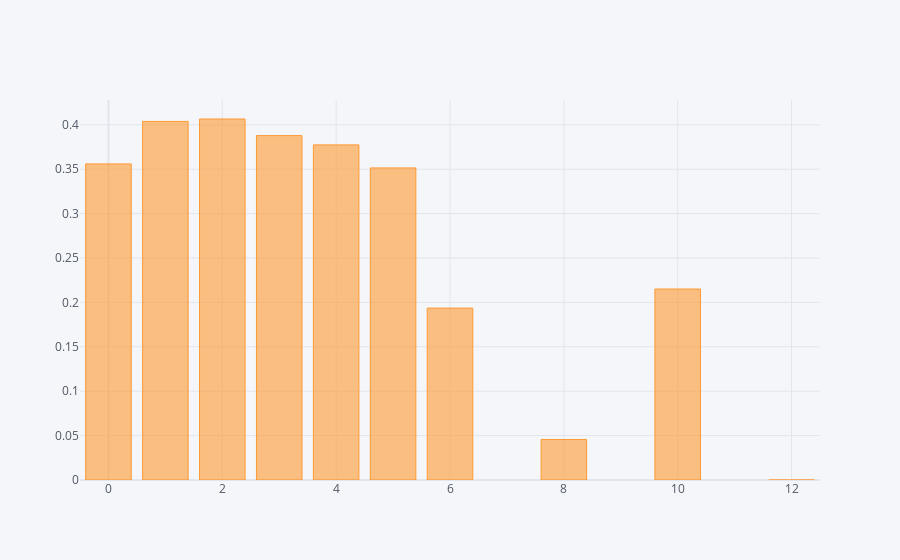

Source (notebook cell):
### Code cell
# Price comparison per bedroom

(df_2nd.groupby('bedrooms').std()['price']/df_2nd.groupby('bedrooms').mean()['price']).nlargest(n=10).iplot(kind='bar')

### Figure 1 — Plotly figure (JSON) as saved in the notebook; plotly's stock layout.template omitted (floating-point values rounded to 4 significant figures)
{"data": [{"marker": {"color": "rgba(255, 153, 51, 0.6)", "line": {"color": "rgba(255, 153, 51, 1.0)", "width": 1}}, "name": "price", "orientation": "v", "text": "", "type": "bar", "x": [2, 1, 3, 4, 0, 5, 10, 6, 8, 12], "y": [0.4065, 0.4038, 0.3878, 0.3774, 0.3559, 0.3514, 0.2151, 0.1935, 0.04558, 0]}], "layout": {"legend": {"bgcolor": "#F5F6F9", "font": {"color": "#4D5663"}}, "paper_bgcolor": "#F5F6F9", "plot_bgcolor": "#F5F6F9", "title": {"font": {"color": "#4D5663"}}, "xaxis": {"gridcolor": "#E1E5ED", "showgrid": true, "tickfont": {"color": "#4D5663"}, "title": {"font": {"color": "#4D5663"}, "text": ""}, "zerolinecolor": "#E1E5ED"}, "yaxis": {"gridcolor": "#E1E5ED", "showgrid": true, "tickfont": {"color": "#4D5663"}, "title": {"font": {"color": "#4D5663"}, "text": ""}, "zerolinecolor": "#E1E5ED"}}}
